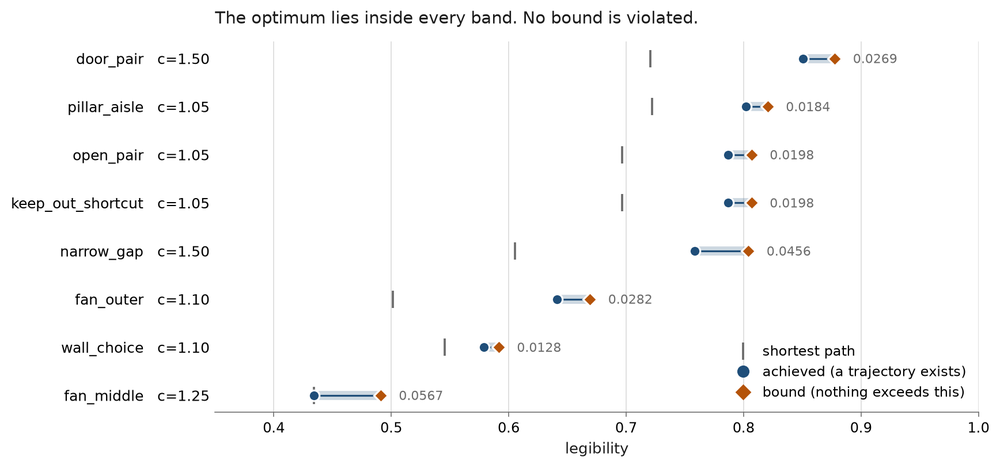
#> input picture assets/legibility-bounds-intervals.png, 1000 x 468 px, shrunk from 1736 x 813 before the run; the run also reads 1 picture not shown here
$ python recolour_figures.py
#> lines starting #> are read from the running program, lines starting #| are printed output that depends on the picture; after the words box and inside, x2 and y2 are one past the last pixel; in counts of white or black regions, pixels touching at a corner belong together
#!/usr/bin/env python3
"""Recolour the project figures into the site's palette.

The figures in projects/img/ and assets/ are rendered by each project's own
repository, in that repository's colours. This writes a copy of each into
projects/imgp/ with the same pixels in the site's colours: greens and blues
become periwinkle, reds become orange, tans become a pale periwinkle, the
plot background becomes transparent, and a white-background figure is
turned dark first. Only colour changes; no mark is moved, added or removed.

    python tools/recolour_figures.py        rewrite every recoloured copy

Run it again whenever a figure in projects/img/ is refreshed from its repository.
Needs Pillow and numpy.
"""
from pathlib import Path
import colorsys, re, sys
import numpy as np
from PIL import Image

SITE = Path(__file__).resolve().parent.parent
OUT = SITE / "projects" / "imgp"
EXTRA = ["assets/legibility-bounds-intervals.png", "assets/degregorio-blowup-regimes.png"]


def remap(h, s, v):
    """h in degrees, s and v in 0..1 (numpy arrays). Returns the site-palette h, s, v."""
    H, S, V = h.copy(), s.copy(), v.copy()
    grey = s < 0.12
    red = ~grey & ((h >= 345) | (h < 20))
    tan = ~grey & (h >= 20) & (h < 60)
    green = ~grey & (h >= 60) & (h < 170)
    blue = ~grey & (h >= 170) & (h < 345)
    H[grey] = 228; S[grey] = s[grey] * 0.5 + 0.02
    H[red] = 24; S[red] = np.maximum(s[red], 0.72); V[red] = np.minimum(1, v[red] * 1.12)
    H[tan] = 228; S[tan] = np.minimum(s[tan], 0.30) * 0.6; V[tan] = np.minimum(1, v[tan] * 1.15)
    H[green] = 228; S[green] = 0.52; V[green] = np.minimum(1, v[green] * 1.25)
    H[blue] = 228
    return H, S, V


def rgb_to_hsv(a):
    r, g, b = a[..., 0], a[..., 1], a[..., 2]
    mx, mn = a.max(-1), a.min(-1); d = mx - mn
    h = np.zeros_like(mx); m = d > 1e-9
    i = m & (mx == r); h[i] = ((g - b)[i] / d[i]) % 6
    i = m & (mx == g) & (mx != r); h[i] = (b - r)[i] / d[i] + 2
    i = m & (mx == b) & (mx != r) & (mx != g); h[i] = (r - g)[i] / d[i] + 4
    s = np.where(mx > 1e-9, d / np.maximum(mx, 1e-9), 0)
    return h * 60, s, mx


def hsv_to_rgb(h, s, v):
    h = (h % 360) / 60; i = np.floor(h); f = h - i
    p, q, t = v * (1 - s), v * (1 - s * f), v * (1 - s * (1 - f))
    i = i.astype(int) % 6
    r = np.choose(i, [v, q, p, p, t, v]); g = np.choose(i, [t, v, v, q, p, p]); b = np.choose(i, [p, p, t, v, v, q])
    return np.stack([r, g, b], -1)


def recolour_array(im):
    """RGBA floats in, RGBA floats out."""
    rgb, alpha = im[..., :3], im[..., 3].copy()
    corner = rgb[3, 3]
    if corner.mean() > 0.6:                       # a white-background figure: turn it dark, hue kept
        h, s, v = rgb_to_hsv(rgb)
        lum = rgb.max(-1) / 2 + rgb.min(-1) / 2
        target = 1 - lum                          # flip lightness
        v2 = np.clip(target * 2 / (2 - s + 1e-9), 0, 1)
        rgb = hsv_to_rgb(h, np.where(target > 0.92, s * 0.3, s), v2)
        corner = rgb[3, 3]
    alpha[np.abs(rgb - corner).max(-1) < 0.02] = 0   # the plot background shows the page through
    h, s, v = rgb_to_hsv(rgb)
    return np.dstack([hsv_to_rgb(*remap(h, s, v)), alpha])


def to_image(a):
    return Image.fromarray((a * 255).round().astype("uint8"), "RGBA")


def recolour_png(src: Path, dst: Path):
    to_image(recolour_array(np.asarray(Image.open(src).convert("RGBA")).astype(float) / 255)).save(dst, optimize=True)


def recolour_gif(src: Path, dst: Path):
    """An animation keeps a solid plate behind it, since GIF transparency is one bit."""
    g = Image.open(src); frames, times = [], []
    for i in range(getattr(g, "n_frames", 1)):
        g.seek(i)
        f = to_image(recolour_array(np.asarray(g.convert("RGBA")).astype(float) / 255))
        plate = Image.new("RGBA", f.size, (15, 16, 21, 255)); plate.alpha_composite(f)
        frames.append(plate.convert("P", palette=Image.ADAPTIVE, colors=128)); times.append(g.info.get("duration", 80))
    frames[0].save(dst, save_all=True, append_images=frames[1:], duration=times, loop=0, optimize=True)


def recolour_hex(hexs: str) -> str:
    r, g, b = (int(hexs[i:i + 2], 16) / 255 for i in (1, 3, 5))
    h, s, v = colorsys.rgb_to_hsv(r, g, b)
    H, S, V = remap(np.array([h * 360]), np.array([s]), np.array([v]))
    r, g, b = colorsys.hsv_to_rgb(H[0] / 360, S[0], V[0])
    return "#%02X%02X%02X" % (round(r * 255), round(g * 255), round(b * 255))


def recolour_svg(src: Path, dst: Path):
    t = src.read_text(encoding="utf-8")
    t = re.sub(r'(<rect width="\d+" height="\d+" fill=")#121214(")', r"\1none\2", t, count=1)
    t = re.sub(r"#[0-9A-Fa-f]{6}\b", lambda m: recolour_hex(m.group(0)), t)
    t = t.replace('font-family="Segoe UI, Arial, sans-serif"', 'font-family="IBM Plex Sans, Segoe UI, Arial, sans-serif"')
    dst.write_text(t, encoding="utf-8")


def main():
    OUT.mkdir(exist_ok=True)
    n = 0
    for src in sorted((SITE / "projects" / "img").glob("*.png")) + [SITE / p for p in EXTRA]:
        recolour_png(src, OUT / src.name); n += 1
#> in recolour_array, `rgb, alpha = im[..., :3], im[..., 3].copy()`: alpha: shape (468, 1000) float64; every value is 1
#> in recolour_array, `corner = rgb[3, 3]`: corner = [1, 1, 1]
#> in rgb_to_hsv, `m = d > 1e-09`:
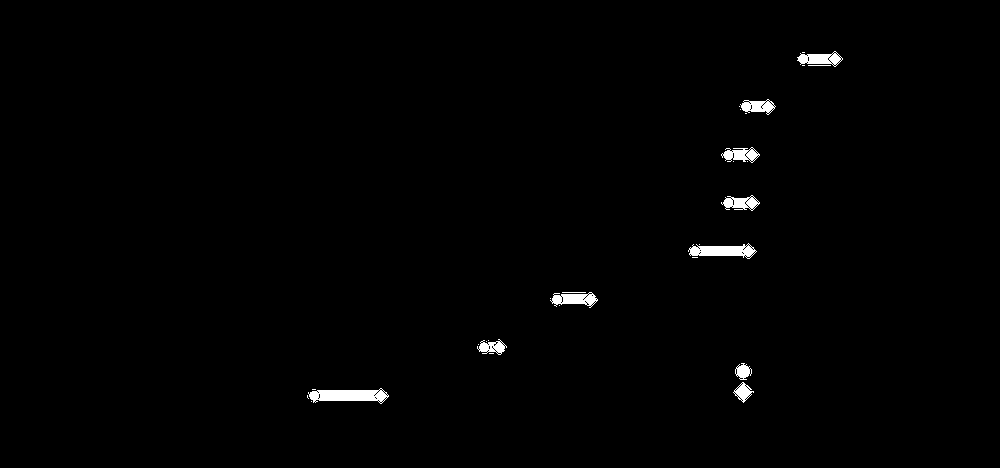
#> m: shape (468, 1000) bool; 0.87% white; 30 white regions (18 under 20 px), largest, box (x1, y1, x2, y2) and area: (308, 388, 389, 404) 826, (688, 243, 757, 259) 647, (550, 292, 598, 308) 438
#> in rgb_to_hsv, `i = m & (mx == r)`: i: shape (468, 1000) bool; 0.23% white; 16 white regions (7 under 20 px), largest, box (x1, y1, x2, y2) and area: (733, 382, 754, 403) 202, (742, 243, 757, 259) 112, (584, 292, 598, 308) 112
#> in rgb_to_hsv, `i = m & (mx == g) & (mx != r)`: i: shape (468, 1000) bool; 0.04% white in thin lines or dots, all inside (x1, y1, x2, y2) = (307, 52, 831, 403)
#> in rgb_to_hsv, `h[i] = (b - r)[i] / d[i] + 2`: h: shape (468, 1000) float64; min 0, max 5, mean 0.00234
#> in rgb_to_hsv, `i = m & (mx == b) & (mx != r) & (mx != g)`: i: shape (468, 1000) bool; 0.6% white; 45 white regions (35 under 20 px), largest, box (x1, y1, x2, y2) and area: (308, 390, 378, 401) 651, (689, 246, 745, 256) 521, (551, 294, 587, 306) 311
#> in rgb_to_hsv, `h[i] = (r - g)[i] / d[i] + 4`:
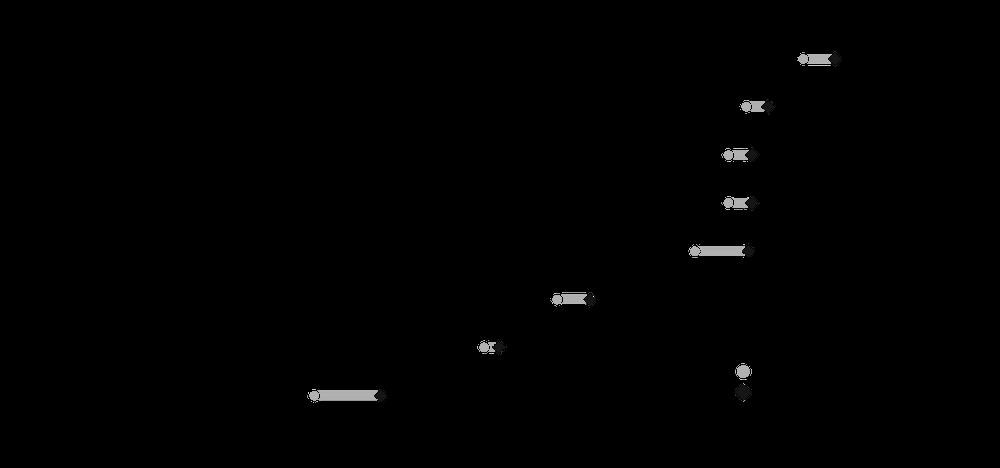
#> h: shape (468, 1000) float64; min 0, max 5, mean 0.0232; drawn with min black and max white
#> in recolour_array, `target = 1 - lum`:
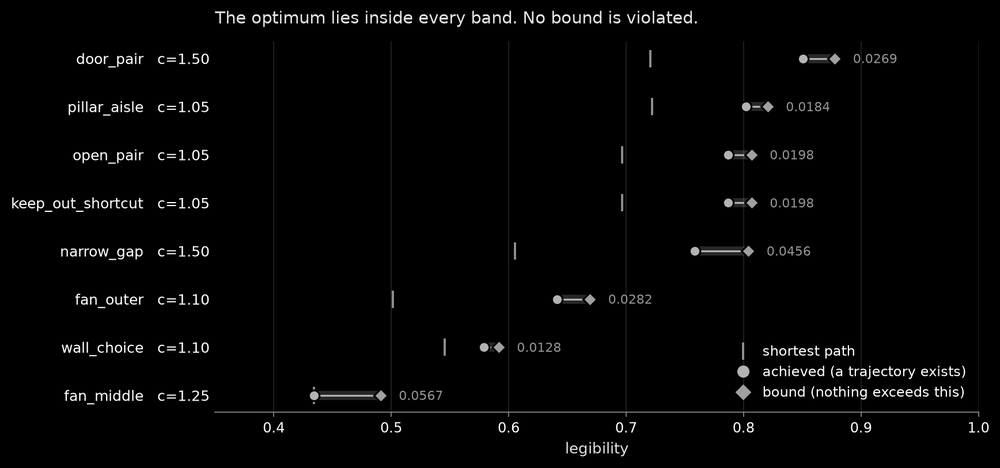
#> target: shape (468, 1000) float64; min 0, max 1, mean 0.0208
#> in hsv_to_rgb, `i = i.astype(int) % 6`: i: shape (468, 1000) int64; 6 distinct labels, from 0 to 5
#> in recolour_array, `corner = rgb[3, 3]`: corner = [0, 0, 0]
#> in recolour_array, `alpha[np.abs(rgb - corner).max(-1) < 0.02] = 0`:
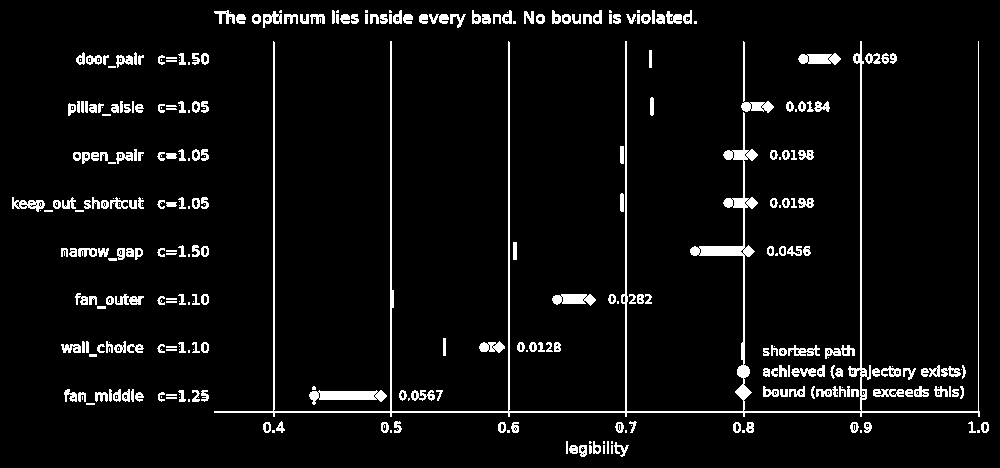
#> alpha: shape (468, 1000) float64; values 0 (black) and 1 (white), 5.4% white; 367 white regions (117 under 20 px), largest, box (x1, y1, x2, y2) and area: (214, 41, 980, 417) 7944, (309, 390, 387, 405) 683, (741, 41, 774, 113) 384
#> in rgb_to_hsv (call 2), `h[i] = (b - r)[i] / d[i] + 2`: h: shape (468, 1000) float64; min 0, max 5, mean 0.00234
#> in rgb_to_hsv (call 2), `h[i] = (r - g)[i] / d[i] + 4`: h: shape (468, 1000) float64; min 0, max 5, mean 0.0232
#> in remap, `grey = s < 0.12`: grey: shape (468, 1000) bool; 99.6% white; 26 black regions (1 under 20 px), largest, box (x1, y1, x2, y2) and area: (320, 394, 374, 397) 160, (735, 384, 751, 400) 143, (737, 365, 750, 378) 125
#> in remap, `red = ~grey & ((h >= 345) | (h < 20))`: red: shape (468, 1000) bool; every value is 0
#> in remap, `tan = ~grey & (h >= 20) & (h < 60)`: tan: shape (468, 1000) bool; 0.16% white; 9 white regions, largest, box (x1, y1, x2, y2) and area: (735, 384, 751, 400) 143, (829, 53, 841, 65) 84, (746, 197, 758, 209) 75
#> in remap, `blue = ~grey & (h >= 170) & (h < 345)`: blue: shape (468, 1000) bool; 0.24% white; 17 white regions (1 under 20 px), largest, box (x1, y1, x2, y2) and area: (320, 394, 374, 397) 160, (737, 365, 750, 378) 125, (701, 250, 741, 253) 120
#> in remap, `H[grey] = 228`:
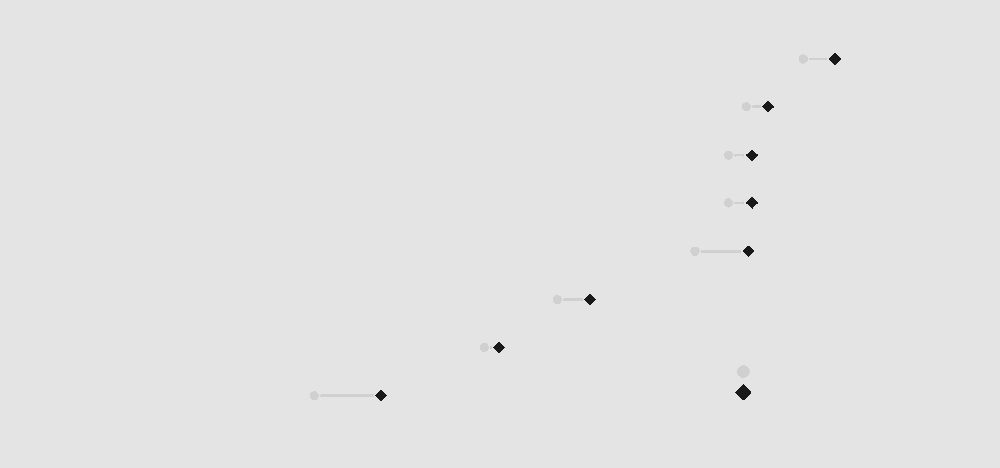
#> H: shape (468, 1000) float64; min 22.33, max 228, mean 227.6
#> in remap, `H[tan] = 228`: H: shape (468, 1000) float64; 0.16% of pixels changed, all inside (x1, y1, x2, y2) = (375, 53, 841, 401)
#> in remap, `S[tan] = np.minimum(s[tan], 0.3) * 0.6`:
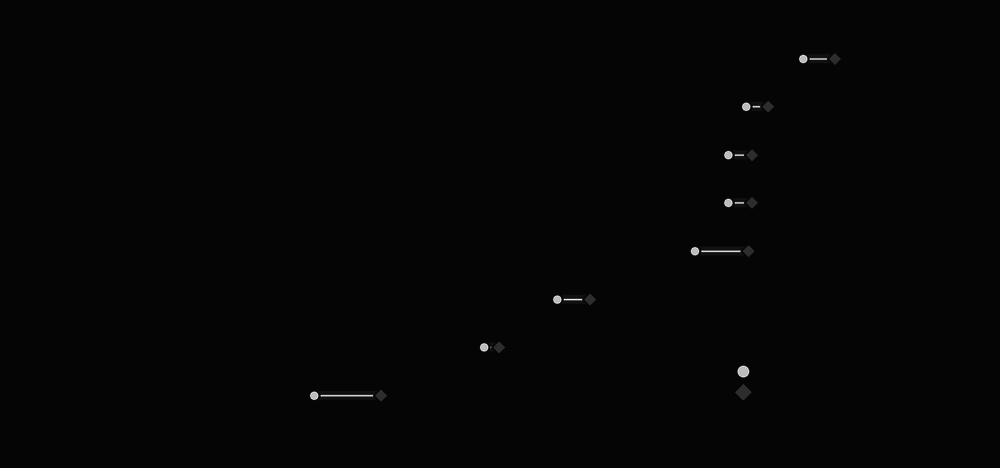
#> S: shape (468, 1000) float64; min 0.02, max 1, mean 0.0217
#> in remap, `V[tan] = np.minimum(1, v[tan] * 1.15)`:
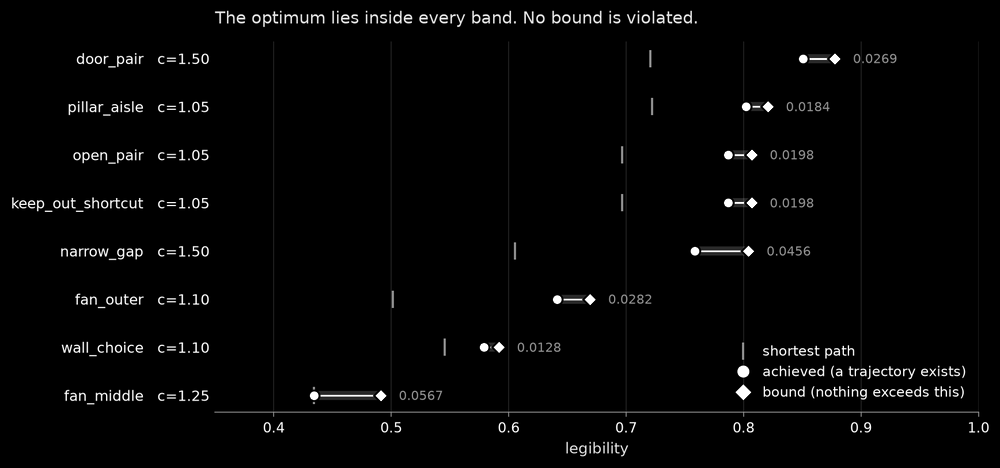
#> V: shape (468, 1000) float64; min 0, max 1, mean 0.0218
    for src in sorted((SITE / "projects" / "img").glob("*.svg")):
        recolour_svg(src, OUT / src.name); n += 1
    recolour_gif(SITE / "assets" / "legible-motion-bench.gif", OUT / "legible-motion-bench.gif"); n += 1
#> the loop in recolour_gif, `for i in range(getattr(g, "n_frames", 1)):` made 1 pass
#> after the loop in recolour_gif, `for i in range(getattr(g, "n_frames", 1)):`: frames = 1 item; times = [500]
    print(f"recoloured {n} figures into {OUT.relative_to(SITE)}")


if __name__ == "__main__":
    sys.exit(main())
#> (the program exits here)
